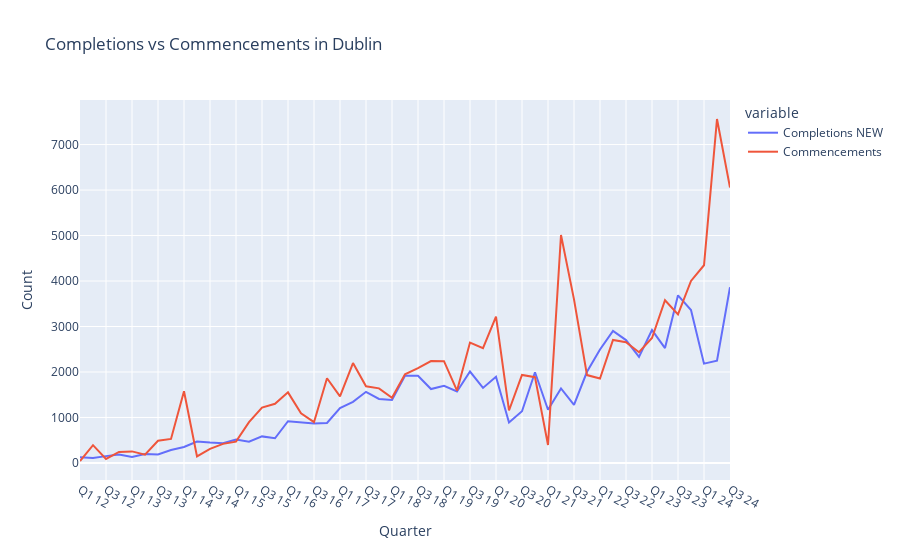

Notebook source saved alongside this figure:
### Markdown cell above
### Visualisation 1

### Code cell
x = dublin_housing['Quarter']
y = dublin_housing.columns
chart_type = "line" # 'line', 'bar', 'scatter'
title="Completions vs Commencements in Dublin"
y_axis_label="Count"
fig = dt.visualize_data(dublin_housing, x, y[1:3], chart_type, title, y_axis_label)
fig.show()

### Figure 1 — Plotly figure (JSON) as saved in the notebook; plotly's stock layout.template omitted (floating-point values rounded to 4 significant figures)
{"data": [{"hovertemplate": "variable=Completions NEW<br>Quarter=%{x}<br>value=%{y}<extra></extra>", "legendgroup": "Completions NEW", "line": {"color": "#636efa", "dash": "solid"}, "marker": {"symbol": "circle"}, "mode": "lines", "name": "Completions NEW", "orientation": "v", "showlegend": true, "type": "scatter", "x": ["Q1 12", "Q2 12", "Q3 12", "Q4 12", "Q1 13", "Q2 13", "Q3 13", "Q4 13", "Q1 14", "Q2 14", "Q3 14", "Q4 14", "Q1 15", "Q2 15", "Q3 15", "Q4 15", "Q1 16", "Q2 16", "Q3 16", "Q4 16", "Q1 17", "Q2 17", "Q3 17", "Q4 17", "Q1 18", "Q2 18", "Q3 18", "Q4 18", "Q1 19", "Q2 19", "Q3 19", "Q4 19", "Q1 20", "Q2 20", "Q3 20", "Q4 20", "Q1 21", "Q2 21", "Q3 21", "Q4 21", "Q1 22", "Q2 22", "Q3 22", "Q4 22", "Q1 23", "Q2 23", "Q3 23", "Q4 23", "Q1 24", "Q2 24", "Q3 24"], "xaxis": "x", "y": [128, 107, 150, 185, 131, 197, 188, 283, 350, 471, 448, 432, 517, 468, 584, 543, 918, 901, 868, 879, 1206, 1344, 1564, 1406, 1385, 1919, 1917, 1625, 1696, 1571, 2010, 1650, 1896, 888, 1136, 1995, 1170, 1638, 1278, 2004, 2495, 2905, 2702, 2333, 2922, 2526, 3686, 3362, 2184, 2250, 3862], "yaxis": "y"}, {"hovertemplate": "variable=Commencements<br>Quarter=%{x}<br>value=%{y}<extra></extra>", "legendgroup": "Commencements", "line": {"color": "#EF553B", "dash": "solid"}, "marker": {"symbol": "circle"}, "mode": "lines", "name": "Commencements", "orientation": "v", "showlegend": true, "type": "scatter", "x": ["Q1 12", "Q2 12", "Q3 12", "Q4 12", "Q1 13", "Q2 13", "Q3 13", "Q4 13", "Q1 14", "Q2 14", "Q3 14", "Q4 14", "Q1 15", "Q2 15", "Q3 15", "Q4 15", "Q1 16", "Q2 16", "Q3 16", "Q4 16", "Q1 17", "Q2 17", "Q3 17", "Q4 17", "Q1 18", "Q2 18", "Q3 18", "Q4 18", "Q1 19", "Q2 19", "Q3 19", "Q4 19", "Q1 20", "Q2 20", "Q3 20", "Q4 20", "Q1 21", "Q2 21", "Q3 21", "Q4 21", "Q1 22", "Q2 22", "Q3 22", "Q4 22", "Q1 23", "Q2 23", "Q3 23", "Q4 23", "Q1 24", "Q2 24", "Q3 24"], "xaxis": "x", "y": [43, 391, 89, 243, 254, 182, 487, 528, 1575, 144, 311, 420, 469, 898, 1218, 1301, 1552, 1093, 897, 1862, 1465, 2196, 1686, 1640, 1433, 1950, 2084, 2240, 2237, 1589, 2648, 2524, 3218, 1154, 1935, 1886, 395, 5013, 3596, 1932, 1855, 2704, 2653, 2435, 2747, 3577, 3267, 4002, 4347, 7562, 6056], "yaxis": "y"}], "layout": {"autosize": true, "legend": {"title": {"text": "variable"}, "tracegroupgap": 0}, "title": {"text": "Completions vs Commencements in Dublin"}, "xaxis": {"anchor": "y", "autorange": true, "domain": [0, 1], "range": [0, 50], "title": {"text": "Quarter"}, "type": "category"}, "yaxis": {"anchor": "x", "autorange": true, "domain": [0, 1], "range": [-374.7, 7980.0], "title": {"text": "Count"}, "type": "linear"}}}
